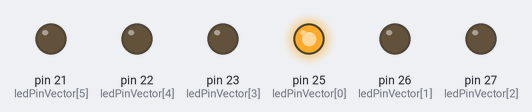
Recording of a program running on a simulated MicroPython board. Parts: output pins drawn as LEDs (lit = HIGH).

Above: at 0.2 s.
At 1.7 s:
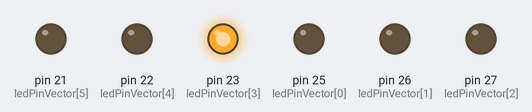
At 2.2 s:
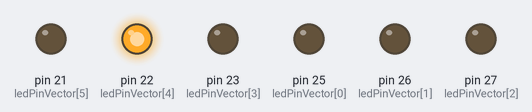
At 3.0 s:
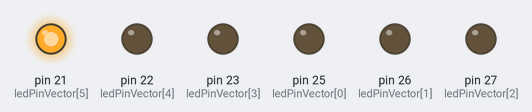
At 5.2 s:
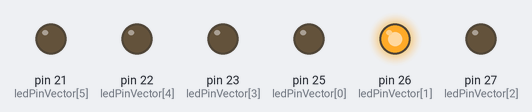
At 7.2 s:
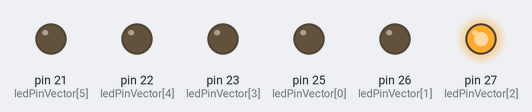
Timing chart, 0 to 7.8 s (numbered marks = the images above):
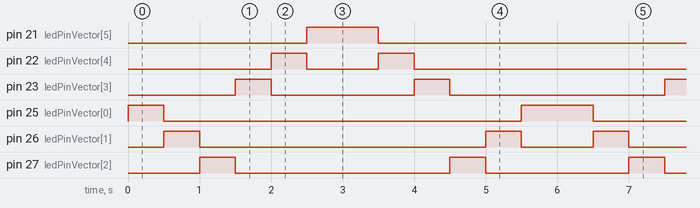

The program:

main.py
```python
""" ForLoopIteration, código demonstrando o uso do laço for acendendo leds em sequência, depois em reverso
    autor: Gabriel Zamarioli Youssef
    data: 08/03/2022
"""
from machine import Pin
import time

LEDPINNUM1 = 25 # num do pino do led 1
LEDPINNUM2 = 26 # num do pino do led 2
LEDPINNUM3 = 27 # num do pino do led 3
LEDPINNUM4 = 23 # num do pino do led 4
LEDPINNUM5 = 22 # num do pino do led 5
LEDPINNUM6 = 21 # num do pino do led 6

def loop():
  ledPinVector = [Pin(LEDPINNUM1, Pin.OUT), # vetor com os objetos dos pinos dos leds
                  Pin(LEDPINNUM2, Pin.OUT),
                  Pin(LEDPINNUM3, Pin.OUT),
                  Pin(LEDPINNUM4, Pin.OUT),
                  Pin(LEDPINNUM5, Pin.OUT),
                  Pin(LEDPINNUM6, Pin.OUT)]

  for ledPin in ledPinVector: # vetor em ordem normal
    ledPin.on()
    time.sleep(0.5)
    ledPin.off()

  for ledPin in reversed(ledPinVector): # vetor em ordem inversa
    ledPin.on()
    time.sleep(0.5)
    ledPin.off()

while True:
  loop()
```

Measured:
- by itself, pin 21 (ledPinVector[5]): alternates HIGH for 1.0 s and LOW for 5.0 s
- by itself, pin 22 (ledPinVector[4]): repeats every 6.0 s: LOW 1.0 s, HIGH 0.50 s, LOW 4.0 s, HIGH 0.50 s
- by itself, pin 23 (ledPinVector[3]): repeats every 6.0 s: LOW 2.0 s, HIGH 0.50 s, LOW 3.0 s, HIGH 0.50 s
- by itself, pin 25 (ledPinVector[0]): repeats every 6.0 s: LOW 5.0 s, HIGH 1.0 s
- by itself, pin 26 (ledPinVector[1]): repeats every 6.0 s: LOW 4.0 s, HIGH 0.50 s, LOW 1.0 s, HIGH 0.50 s
- by itself, pin 27 (ledPinVector[2]): repeats every 6.0 s: LOW 3.0 s, HIGH 0.50 s, LOW 2.0 s, HIGH 0.50 s
